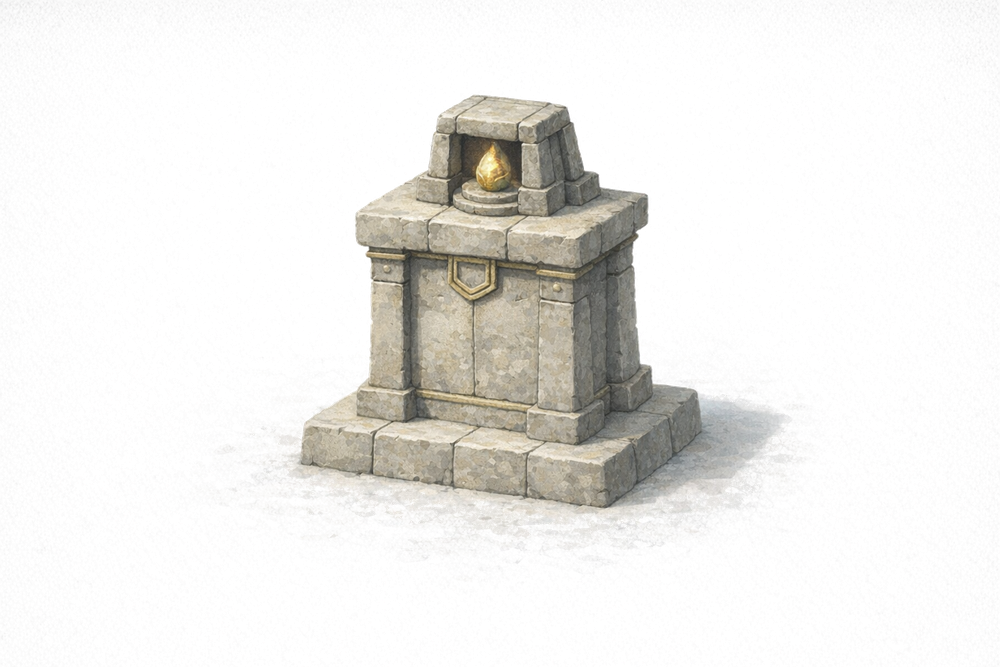
#> input picture assets/props/altar_01/clean/altar_01_clean_v01.png, 1000 x 667 px, shrunk from 1536 x 1024 before the run
$ python build_prop_surface_runtime_package.py
#> lines starting #> are read from the running program, lines starting #| are printed output that depends on the picture
#!/usr/bin/env python3
from __future__ import annotations

import json
import shutil
from dataclasses import dataclass
from pathlib import Path

from PIL import Image, ImageEnhance, ImageFilter, ImageOps


ROOT = Path(__file__).resolve().parents[2]
PACKAGE_ROOT = ROOT / "tmp/asset_forge_packages/prop_surfaces_runtime_v02_1"
GODOT_ROOT = PACKAGE_ROOT / "godot"
ICON_SIZE = 256


@dataclass(frozen=True)
class PropSurfaceSpec:
    asset_id: str
    source_path: Path
    clean_path: Path
    runtime_outputs: tuple[str, ...]
    production_icon: str
    icon_label: str


SPECS: tuple[PropSurfaceSpec, ...] = (
    PropSurfaceSpec(
        asset_id="altar_01",
        source_path=ROOT / "output/imagegen/altar_01/v02/altar_01_battlefield_candidate_v02.png",
        clean_path=ROOT / "assets/props/altar_01/clean/altar_01_clean_v01.png",
        runtime_outputs=(
            "assets/props/altar_01/runtime/altar_01_clean_v01.png",
            "assets/props/altar_01/runtime/altar_01_integration_v01.png",
            "assets/props/altar_01/runtime/altar_01_object_icon_v01.png",
        ),
        production_icon="assets/ui/production/object_icons/altar.png",
        icon_label="altar object icon",
    ),
    PropSurfaceSpec(
        asset_id="paladin_shield",
        source_path=ROOT / "output/imagegen/paladin_shield/v02/paladin_shield_candidate_v02.png",
        clean_path=ROOT / "assets/props/paladin_shield/clean/paladin_shield_clean_v01.png",
        runtime_outputs=(
            "assets/props/paladin_shield/runtime/paladin_shield_clean_v01.png",
            "assets/props/paladin_shield/runtime/paladin_shield_equipment_v01.png",
            "assets/props/paladin_shield/runtime/paladin_shield_icon_v01.png",
            "assets/props/paladin_shield/runtime/paladin_shield_integration_v01.png",
        ),
        production_icon="assets/ui/production/object_icons/paladin_shield.png",
        icon_label="paladin shield support icon",
    ),
)


def main() -> None:
    if PACKAGE_ROOT.exists():
        shutil.rmtree(PACKAGE_ROOT)
    PACKAGE_ROOT.mkdir(parents=True, exist_ok=True)
    (PACKAGE_ROOT / ".gdignore").write_text(
        "Asset Forge handoff package; ignore package staging files during Godot project import.\n",
        encoding="utf-8",
    )

    manifest: dict[str, object] = {
        "schema_version": 1,
        "asset_type": "prop_surface_runtime_bundle",
        "version": "v02.1",
        "outputs": {
            "production_icon_size": [ICON_SIZE, ICON_SIZE],
            "runtime_surfaces_preserve_source_canvas": True,
        },
        "assets": [],
        "notes": [
            "Built from existing imagegen prop candidates and cleaned RGBA surfaces.",
            "Keeps runtime integration filenames stable for existing Godot preview/campaign routing.",
        ],
    }

    for spec in SPECS:
        manifest["assets"].append(build_prop_surface(spec))
#> in build_prop_surface, clean is the input picture: PIL image 1000x667 RGBA; mean R, G, B, A 176.7, 175.1, 172.7, 65.4
#> the loop in build_prop_surface, `for output in spec.runtime_outputs:` made 3 passes
#> bbox in _make_icon on pass 3: (0, 0, 1000, 667)
#> after the loop in build_prop_surface, `for output in spec.runtime_outputs:`: runtime_paths = 3 items
#> in _make_icon (call 2), `canvas = Image.new("RGBA", (ICON_SIZE, ICON_SIZE), (0, 0, 0, 0))`: canvas: PIL image 256x256 RGBA; every value is 0
#> in _make_icon (call 2), `canvas.alpha_composite(fitted, paste_at)`:
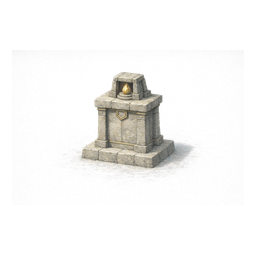
#> canvas: PIL image 256x256 RGBA; mean R, G, B, A 123.7, 122.7, 121.4, 35.9; transparent parts drawn white
#> pass 2 of the loop in main, `for spec in SPECS:`:
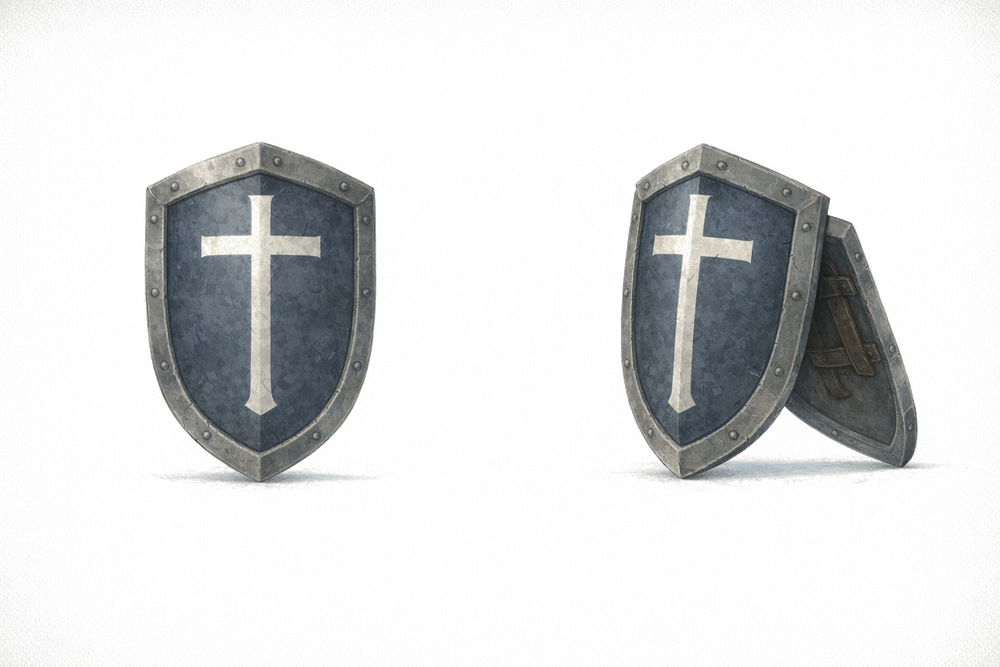
#> input picture assets/props/paladin_shield/clean/paladin_shield_clean_v01.png, 1000 x 667 px, shrunk from 1536 x 1024 before the run
#> in build_prop_surface, clean is the input picture: PIL image 1000x667 RGBA; mean R, G, B, A 155.7, 156.8, 156.4, 67.9
#> the loop in build_prop_surface (call 2), `for output in spec.runtime_outputs:` made 4 passes
#> after the loop in build_prop_surface (call 2), `for output in spec.runtime_outputs:`: runtime_paths = 4 items
#> in _make_icon (call 4), `canvas.alpha_composite(fitted, paste_at)`:
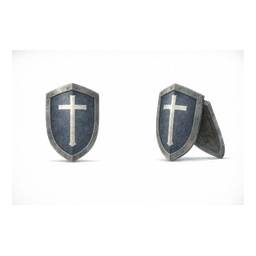
#> canvas: PIL image 256x256 RGBA; mean R, G, B, A 117.1, 117.7, 117.3, 37.2; transparent parts drawn white

    manifest_path = GODOT_ROOT / "assets/props/prop_surfaces_runtime_v02_1_manifest.json"
    manifest_path.parent.mkdir(parents=True, exist_ok=True)
    manifest_path.write_text(json.dumps(manifest, indent=2) + "\n", encoding="utf-8")
    print(PACKAGE_ROOT)


def build_prop_surface(spec: PropSurfaceSpec) -> dict[str, object]:
    if not spec.source_path.is_file():
        raise FileNotFoundError(spec.source_path)
    if not spec.clean_path.is_file():
        raise FileNotFoundError(spec.clean_path)

    source_dir = GODOT_ROOT / "assets/props" / spec.asset_id / "source"
    source_dir.mkdir(parents=True, exist_ok=True)
    source_copy = source_dir / spec.source_path.name
    shutil.copy2(spec.source_path, source_copy)

    clean = Image.open(spec.clean_path).convert("RGBA")
    runtime_paths: list[str] = []
    for output in spec.runtime_outputs:
        output_path = GODOT_ROOT / output
        output_path.parent.mkdir(parents=True, exist_ok=True)
        if output.endswith("_icon_v01.png"):
            _make_icon(clean).save(output_path)
        else:
            _polish_runtime_surface(clean).save(output_path)
        runtime_paths.append(str(output_path.relative_to(GODOT_ROOT)))

    production_icon_path = GODOT_ROOT / spec.production_icon
    production_icon_path.parent.mkdir(parents=True, exist_ok=True)
    _make_icon(clean).save(production_icon_path)

    return {
        "asset_id": spec.asset_id,
        "source": str(source_copy.relative_to(GODOT_ROOT)),
        "clean_source": str(spec.clean_path.relative_to(ROOT)),
        "runtime_outputs": runtime_paths,
        "production_icon": str(production_icon_path.relative_to(GODOT_ROOT)),
        "icon_label": spec.icon_label,
    }


def _polish_runtime_surface(image: Image.Image) -> Image.Image:
    polished = ImageEnhance.Color(image).enhance(0.96)
    polished = ImageEnhance.Contrast(polished).enhance(1.06)
    polished = ImageEnhance.Sharpness(polished).enhance(1.08)
    return polished


def _make_icon(image: Image.Image) -> Image.Image:
    bbox = image.getbbox()
    if bbox == None:
        fitted = Image.new("RGBA", (ICON_SIZE, ICON_SIZE), (0, 0, 0, 0))
    else:
        cropped = image.crop(bbox)
        fitted = ImageOps.contain(cropped, (ICON_SIZE - 24, ICON_SIZE - 24), Image.Resampling.LANCZOS)
        canvas = Image.new("RGBA", (ICON_SIZE, ICON_SIZE), (0, 0, 0, 0))
        paste_at = ((ICON_SIZE - fitted.width) // 2, (ICON_SIZE - fitted.height) // 2)
        canvas.alpha_composite(fitted, paste_at)
        fitted = canvas

    fitted = ImageEnhance.Contrast(fitted).enhance(1.12)
    fitted = fitted.filter(ImageFilter.UnsharpMask(radius=0.8, percent=85, threshold=3))
    return fitted


if __name__ == "__main__":
    main()
